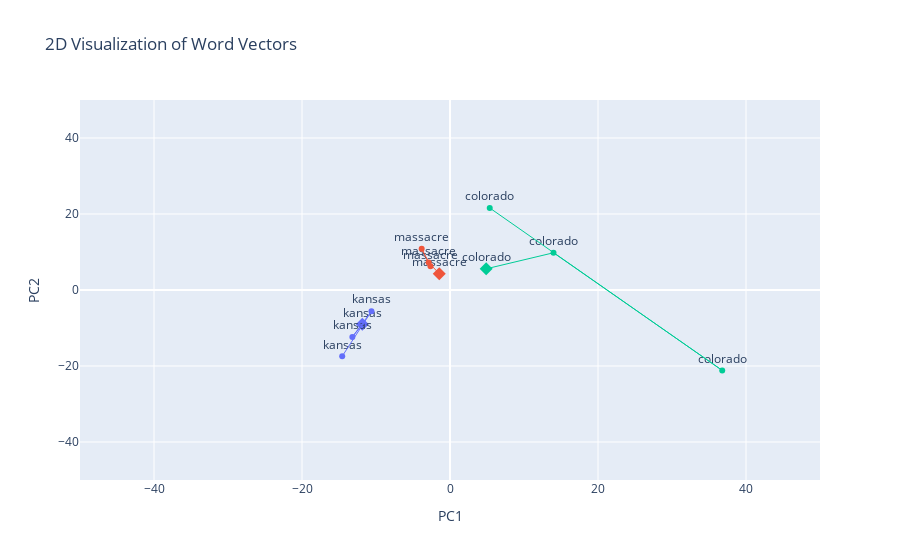

Here is the notebook cell this chart was saved with:
### Code cell
test_words_colorado_springs = ["massacre", "kansas"]
plot_word_vectors_tppmi(tppmi_model.get_2d_representation(test_words_colorado_springs + [target_word_colorado_springs], use_tsne=False, selected_months = selected_months_colorado_springs))

### Figure 1 — Plotly figure (JSON) as saved in the notebook; plotly's stock layout.template omitted (floating-point values rounded to 4 significant figures)
{"data": [{"marker": {"color": "#EF553B"}, "mode": "markers+text", "name": "massacre", "showlegend": false, "text": ["massacre"], "textposition": "top center", "x": [-1.454], "y": [4.308], "type": "scatter"}, {"marker": {"color": "#EF553B", "size": 10, "symbol": "diamond"}, "mode": "markers", "showlegend": false, "x": [-1.454], "y": [4.308], "type": "scatter"}, {"marker": {"color": "#EF553B"}, "mode": "markers+text", "name": "massacre", "showlegend": false, "text": ["massacre"], "textposition": "top center", "x": [-2.885], "y": [7.205], "type": "scatter"}, {"line": {"color": "#EF553B", "width": 1}, "mode": "lines", "showlegend": false, "x": [-1.454, -2.885], "y": [4.308, 7.205], "type": "scatter"}, {"marker": {"color": "#EF553B"}, "mode": "markers+text", "name": "massacre", "showlegend": false, "text": ["massacre"], "textposition": "top center", "x": [-3.827], "y": [10.85], "type": "scatter"}, {"line": {"color": "#EF553B", "width": 1}, "mode": "lines", "showlegend": false, "x": [-2.885, -3.827], "y": [7.205, 10.85], "type": "scatter"}, {"marker": {"color": "#EF553B"}, "mode": "markers+text", "name": "massacre", "showlegend": false, "text": ["massacre"], "textposition": "top center", "x": [-2.637], "y": [6.246], "type": "scatter"}, {"line": {"color": "#EF553B", "width": 1}, "mode": "lines", "showlegend": false, "x": [-3.827, -2.637], "y": [10.85, 6.246], "type": "scatter"}, {"marker": {"color": "#636EFA"}, "mode": "markers+text", "name": "kansas", "showlegend": false, "text": ["kansas"], "textposition": "top center", "x": [-11.85], "y": [-9.013], "type": "scatter"}, {"marker": {"color": "#636EFA", "size": 10, "symbol": "diamond"}, "mode": "markers", "showlegend": false, "x": [-11.85], "y": [-9.013], "type": "scatter"}, {"marker": {"color": "#636EFA"}, "mode": "markers+text", "name": "kansas", "showlegend": false, "text": ["kansas"], "textposition": "top center", "x": [-13.2], "y": [-12.36], "type": "scatter"}, {"line": {"color": "#636EFA", "width": 1}, "mode": "lines", "showlegend": false, "x": [-11.85, -13.2], "y": [-9.013, -12.36], "type": "scatter"}, {"marker": {"color": "#636EFA"}, "mode": "markers+text", "name": "kansas", "showlegend": false, "text": ["kansas"], "textposition": "top center", "x": [-10.61], "y": [-5.585], "type": "scatter"}, {"line": {"color": "#636EFA", "width": 1}, "mode": "lines", "showlegend": false, "x": [-13.2, -10.61], "y": [-12.36, -5.585], "type": "scatter"}, {"marker": {"color": "#636EFA"}, "mode": "markers+text", "name": "kansas", "showlegend": false, "text": ["kansas"], "textposition": "top center", "x": [-14.57], "y": [-17.44], "type": "scatter"}, {"line": {"color": "#636EFA", "width": 1}, "mode": "lines", "showlegend": false, "x": [-10.61, -14.57], "y": [-5.585, -17.44], "type": "scatter"}, {"marker": {"color": "#00CC96"}, "mode": "markers+text", "name": "colorado", "showlegend": false, "text": ["colorado"], "textposition": "top center", "x": [4.887], "y": [5.574], "type": "scatter"}, {"marker": {"color": "#00CC96", "size": 10, "symbol": "diamond"}, "mode": "markers", "showlegend": false, "x": [4.887], "y": [5.574], "type": "scatter"}, {"marker": {"color": "#00CC96"}, "mode": "markers+text", "name": "colorado", "showlegend": false, "text": ["colorado"], "textposition": "top center", "x": [13.99], "y": [9.793], "type": "scatter"}, {"line": {"color": "#00CC96", "width": 1}, "mode": "lines", "showlegend": false, "x": [4.887, 13.99], "y": [5.574, 9.793], "type": "scatter"}, {"marker": {"color": "#00CC96"}, "mode": "markers+text", "name": "colorado", "showlegend": false, "text": ["colorado"], "textposition": "top center", "x": [36.79], "y": [-21.16], "type": "scatter"}, {"line": {"color": "#00CC96", "width": 1}, "mode": "lines", "showlegend": false, "x": [13.99, 36.79], "y": [9.793, -21.16], "type": "scatter"}, {"marker": {"color": "#00CC96"}, "mode": "markers+text", "name": "colorado", "showlegend": false, "text": ["colorado"], "textposition": "top center", "x": [5.37], "y": [21.58], "type": "scatter"}, {"line": {"color": "#00CC96", "width": 1}, "mode": "lines", "showlegend": false, "x": [36.79, 5.37], "y": [-21.16, 21.58], "type": "scatter"}], "layout": {"legend": {"x": 1.02, "y": 1.0}, "title": {"text": "2D Visualization of Word Vectors"}, "xaxis": {"range": [-50, 50], "title": {"text": "PC1"}}, "yaxis": {"range": [-50, 50], "title": {"text": "PC2"}}}}
